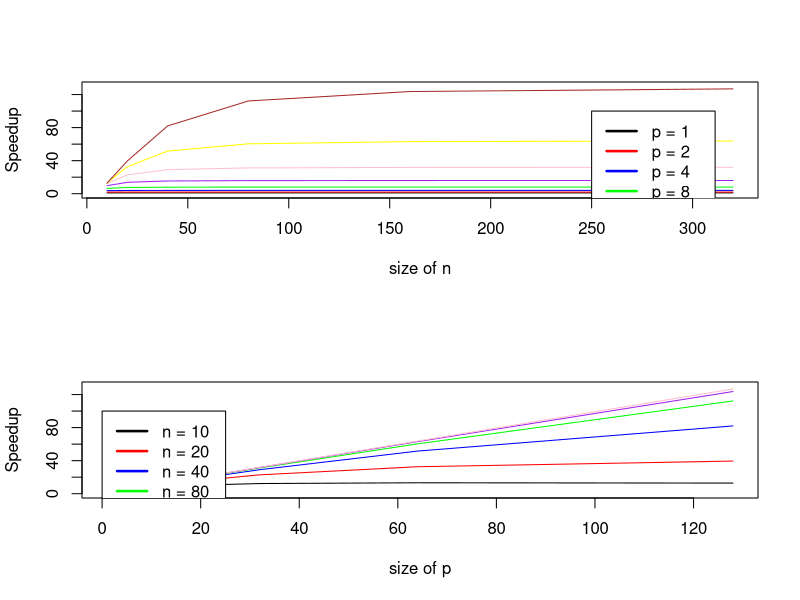

The R script that drew this image:
setwd("~/git/ParallelProgrammingReports/topic_2")
test<-read.table(file='data.txt', sep='\t', dec='.')
test<-test[,1:8]
par(mfcol=c(2,1))
plot(c(10,20,40,80,160,320), test[,1], type='l', ylim=c(0,130), xlab="size of n", ylab="Speedup")
points(c(10,20,40,80,160,320), test[,2], type='l', col='red')
points(c(10,20,40,80,160,320), test[,3], type='l',col='blue')
points(c(10,20,40,80,160,320), test[,4], type='l', col='green')
points(c(10,20,40,80,160,320), test[,5], type='l', col='purple')
points(c(10,20,40,80,160,320), test[,6], type='l', col='pink')
points(c(10,20,40,80,160,320), test[,7], type='l', col='yellow')
points(c(10,20,40,80,160,320), test[,8], type='l', col='brown')
legend(250, 100, 
       c('p = 1', 'p = 2', 'p = 4','p = 8','p = 16','p = 32','p = 64','p = 128' ), 
       lty=c(1,1,1,1,1,1,1,1),
       lwd=c(2.5, 2.5, 2.5, 2.5, 2.5, 2.5, 2.5, 2.5),
       col=c('black', 'red', 'blue', 'green', 'purple', 'pink', 'yellow', 'brown'))

plot(c(1,2,4,8,16,32, 64, 128), test[1,], type='l', ylim=c(0,130), xlab="size of p", ylab="Speedup")
points(c(1,2,4,8,16,32, 64, 128), test[2,], type='l', col='red')
points(c(1,2,4,8,16,32, 64, 128), test[3,], type='l',col='blue')
points(c(1,2,4,8,16,32, 64, 128), test[4,], type='l', col='green')
points(c(1,2,4,8,16,32, 64, 128), test[5,], type='l', col='purple')
points(c(1,2,4,8,16,32, 64, 128), test[6,], type='l', col='pink')

legend(0, 100, 
       c('n = 10', 'n = 20', 'n = 40','n = 80','n = 160','n = 320'), 
       lty=c(1,1,1,1,1,1),
       lwd=c(2.5, 2.5, 2.5, 2.5, 2.5, 2.5),
       col=c('black', 'red', 'blue', 'green', 'purple', 'pink'))